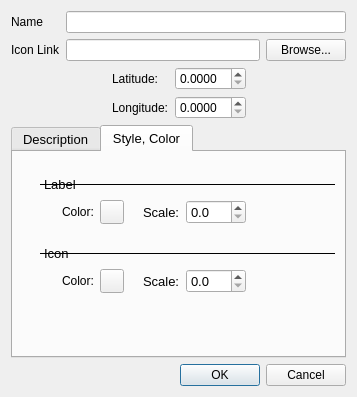
<?xml version="1.0" encoding="UTF-8"?>
<ui version="4.0">
 <class>UiEditTextAnnotationDialog</class>
 <widget class="QDialog" name="UiEditTextAnnotationDialog">
  <property name="geometry">
   <rect>
    <x>0</x>
    <y>0</y>
    <width>357</width>
    <height>397</height>
   </rect>
  </property>
  <property name="windowTitle">
   <string>Dialog</string>
  </property>
  <layout class="QVBoxLayout" name="verticalLayout_5">
   <item>
    <layout class="QGridLayout" name="gridLayout">
     <item row="0" column="0">
      <widget class="QLabel" name="name_lbl">
       <property name="text">
        <string>Name</string>
       </property>
       <property name="buddy">
        <cstring>m_name</cstring>
       </property>
      </widget>
     </item>
     <item row="0" column="1" colspan="2">
      <widget class="QLineEdit" name="m_name"/>
     </item>
     <item row="1" column="0">
      <widget class="QLabel" name="link_lbl">
       <property name="text">
        <string>Icon Link</string>
       </property>
      </widget>
     </item>
     <item row="1" column="1">
      <widget class="QLineEdit" name="m_link"/>
     </item>
     <item row="1" column="2">
      <widget class="QPushButton" name="m_browseButton">
       <property name="text">
        <string>Browse...</string>
       </property>
      </widget>
     </item>
    </layout>
   </item>
   <item>
    <layout class="QHBoxLayout" name="horizontalLayout_7">
     <item>
      <layout class="QVBoxLayout" name="verticalLayout_2">
       <item>
        <spacer name="horizontalSpacer_8">
         <property name="orientation">
          <enum>Qt::Horizontal</enum>
         </property>
         <property name="sizeHint" stdset="0">
          <size>
           <width>88</width>
           <height>20</height>
          </size>
         </property>
        </spacer>
       </item>
       <item>
        <spacer name="horizontalSpacer_9">
         <property name="orientation">
          <enum>Qt::Horizontal</enum>
         </property>
         <property name="sizeHint" stdset="0">
          <size>
           <width>88</width>
           <height>20</height>
          </size>
         </property>
        </spacer>
       </item>
      </layout>
     </item>
     <item>
      <layout class="QGridLayout" name="gridLayout_2">
       <item row="0" column="0">
        <widget class="QLabel" name="label1">
         <property name="text">
          <string>Latitude:</string>
         </property>
        </widget>
       </item>
       <item row="0" column="1">
        <widget class="QDoubleSpinBox" name="m_latitude">
         <property name="decimals">
          <number>4</number>
         </property>
        </widget>
       </item>
       <item row="1" column="0">
        <widget class="QLabel" name="label2">
         <property name="text">
          <string>Longitude:</string>
         </property>
        </widget>
       </item>
       <item row="1" column="1">
        <widget class="QDoubleSpinBox" name="m_longitude">
         <property name="decimals">
          <number>4</number>
         </property>
        </widget>
       </item>
      </layout>
     </item>
     <item>
      <layout class="QVBoxLayout" name="verticalLayout">
       <item>
        <spacer name="horizontalSpacer_11">
         <property name="orientation">
          <enum>Qt::Horizontal</enum>
         </property>
         <property name="sizeHint" stdset="0">
          <size>
           <width>88</width>
           <height>20</height>
          </size>
         </property>
        </spacer>
       </item>
       <item>
        <spacer name="horizontalSpacer_10">
         <property name="orientation">
          <enum>Qt::Horizontal</enum>
         </property>
         <property name="sizeHint" stdset="0">
          <size>
           <width>88</width>
           <height>20</height>
          </size>
         </property>
        </spacer>
       </item>
      </layout>
     </item>
    </layout>
   </item>
   <item>
    <widget class="QTabWidget" name="tabWidget">
     <property name="font">
      <font>
       <pointsize>10</pointsize>
      </font>
     </property>
     <property name="currentIndex">
      <number>1</number>
     </property>
     <widget class="QWidget" name="m_descriptionTab">
      <attribute name="title">
       <string>Description</string>
      </attribute>
      <layout class="QVBoxLayout" name="verticalLayout_4">
       <item>
        <widget class="QTextEdit" name="m_description"/>
       </item>
      </layout>
     </widget>
     <widget class="QWidget" name="style_color_tab">
      <attribute name="title">
       <string>Style, Color</string>
      </attribute>
      <layout class="QVBoxLayout" name="verticalLayout_3">
       <item>
        <spacer name="verticalSpacer">
         <property name="orientation">
          <enum>Qt::Vertical</enum>
         </property>
         <property name="sizeType">
          <enum>QSizePolicy::Fixed</enum>
         </property>
         <property name="sizeHint" stdset="0">
          <size>
           <width>308</width>
           <height>13</height>
          </size>
         </property>
        </spacer>
       </item>
       <item>
        <layout class="QHBoxLayout" name="horizontalLayout">
         <item>
          <spacer name="horizontalSpacer">
           <property name="orientation">
            <enum>Qt::Horizontal</enum>
           </property>
           <property name="sizeType">
            <enum>QSizePolicy::Fixed</enum>
           </property>
           <property name="sizeHint" stdset="0">
            <size>
             <width>18</width>
             <height>20</height>
            </size>
           </property>
          </spacer>
         </item>
         <item>
          <widget class="QLabel" name="label_3">
           <property name="frameShape">
            <enum>QFrame::HLine</enum>
           </property>
           <property name="text">
            <string>Label</string>
           </property>
          </widget>
         </item>
        </layout>
       </item>
       <item>
        <layout class="QHBoxLayout" name="horizontalLayout_4">
         <item>
          <spacer name="horizontalSpacer_2">
           <property name="orientation">
            <enum>Qt::Horizontal</enum>
           </property>
           <property name="sizeType">
            <enum>QSizePolicy::Fixed</enum>
           </property>
           <property name="sizeHint" stdset="0">
            <size>
             <width>40</width>
             <height>20</height>
            </size>
           </property>
          </spacer>
         </item>
         <item>
          <layout class="QHBoxLayout" name="horizontalLayout_2">
           <item>
            <widget class="QLabel" name="label_4">
             <property name="font">
              <font>
               <pointsize>9</pointsize>
              </font>
             </property>
             <property name="text">
              <string>Color:</string>
             </property>
            </widget>
           </item>
           <item>
            <widget class="QPushButton" name="m_labelButton">
             <property name="sizePolicy">
              <sizepolicy hsizetype="Minimum" vsizetype="Fixed">
               <horstretch>0</horstretch>
               <verstretch>0</verstretch>
              </sizepolicy>
             </property>
             <property name="maximumSize">
              <size>
               <width>24</width>
               <height>24</height>
              </size>
             </property>
             <property name="text">
              <string/>
             </property>
             <property name="iconSize">
              <size>
               <width>12</width>
               <height>12</height>
              </size>
             </property>
            </widget>
           </item>
          </layout>
         </item>
         <item>
          <spacer name="horizontalSpacer_3">
           <property name="orientation">
            <enum>Qt::Horizontal</enum>
           </property>
           <property name="sizeType">
            <enum>QSizePolicy::Fixed</enum>
           </property>
           <property name="sizeHint" stdset="0">
            <size>
             <width>13</width>
             <height>20</height>
            </size>
           </property>
          </spacer>
         </item>
         <item>
          <layout class="QHBoxLayout" name="horizontalLayout_3">
           <item>
            <widget class="QLabel" name="label_5">
             <property name="text">
              <string>Scale:</string>
             </property>
            </widget>
           </item>
           <item>
            <widget class="QDoubleSpinBox" name="m_labelScale">
             <property name="decimals">
              <number>1</number>
             </property>
            </widget>
           </item>
          </layout>
         </item>
         <item>
          <spacer name="horizontalSpacer_4">
           <property name="orientation">
            <enum>Qt::Horizontal</enum>
           </property>
           <property name="sizeHint" stdset="0">
            <size>
             <width>78</width>
             <height>17</height>
            </size>
           </property>
          </spacer>
         </item>
        </layout>
       </item>
       <item>
        <spacer name="verticalSpacer_2">
         <property name="orientation">
          <enum>Qt::Vertical</enum>
         </property>
         <property name="sizeType">
          <enum>QSizePolicy::Fixed</enum>
         </property>
         <property name="sizeHint" stdset="0">
          <size>
           <width>308</width>
           <height>13</height>
          </size>
         </property>
        </spacer>
       </item>
       <item>
        <layout class="QHBoxLayout" name="horizontalLayout_5">
         <item>
          <spacer name="horizontalSpacer_5">
           <property name="orientation">
            <enum>Qt::Horizontal</enum>
           </property>
           <property name="sizeType">
            <enum>QSizePolicy::Fixed</enum>
           </property>
           <property name="sizeHint" stdset="0">
            <size>
             <width>18</width>
             <height>20</height>
            </size>
           </property>
          </spacer>
         </item>
         <item>
          <widget class="QLabel" name="label_6">
           <property name="frameShape">
            <enum>QFrame::HLine</enum>
           </property>
           <property name="text">
            <string>Icon</string>
           </property>
          </widget>
         </item>
        </layout>
       </item>
       <item>
        <layout class="QHBoxLayout" name="horizontalLayout_10">
         <item>
          <spacer name="horizontalSpacer_13">
           <property name="orientation">
            <enum>Qt::Horizontal</enum>
           </property>
           <property name="sizeType">
            <enum>QSizePolicy::Fixed</enum>
           </property>
           <property name="sizeHint" stdset="0">
            <size>
             <width>40</width>
             <height>20</height>
            </size>
           </property>
          </spacer>
         </item>
         <item>
          <layout class="QHBoxLayout" name="horizontalLayout_11">
           <item>
            <widget class="QLabel" name="label_9">
             <property name="font">
              <font>
               <pointsize>9</pointsize>
              </font>
             </property>
             <property name="text">
              <string>Color:</string>
             </property>
            </widget>
           </item>
           <item>
            <widget class="QPushButton" name="m_iconButton">
             <property name="sizePolicy">
              <sizepolicy hsizetype="Minimum" vsizetype="Fixed">
               <horstretch>0</horstretch>
               <verstretch>0</verstretch>
              </sizepolicy>
             </property>
             <property name="maximumSize">
              <size>
               <width>24</width>
               <height>24</height>
              </size>
             </property>
             <property name="text">
              <string/>
             </property>
             <property name="iconSize">
              <size>
               <width>12</width>
               <height>12</height>
              </size>
             </property>
            </widget>
           </item>
          </layout>
         </item>
         <item>
          <spacer name="horizontalSpacer_14">
           <property name="orientation">
            <enum>Qt::Horizontal</enum>
           </property>
           <property name="sizeType">
            <enum>QSizePolicy::Fixed</enum>
           </property>
           <property name="sizeHint" stdset="0">
            <size>
             <width>13</width>
             <height>20</height>
            </size>
           </property>
          </spacer>
         </item>
         <item>
          <layout class="QHBoxLayout" name="horizontalLayout_12">
           <item>
            <widget class="QLabel" name="label_10">
             <property name="text">
              <string>Scale:</string>
             </property>
            </widget>
           </item>
           <item>
            <widget class="QDoubleSpinBox" name="m_iconScale">
             <property name="decimals">
              <number>1</number>
             </property>
            </widget>
           </item>
          </layout>
         </item>
         <item>
          <spacer name="horizontalSpacer_15">
           <property name="orientation">
            <enum>Qt::Horizontal</enum>
           </property>
           <property name="sizeHint" stdset="0">
            <size>
             <width>78</width>
             <height>17</height>
            </size>
           </property>
          </spacer>
         </item>
        </layout>
       </item>
       <item>
        <spacer name="verticalSpacer_3">
         <property name="orientation">
          <enum>Qt::Vertical</enum>
         </property>
         <property name="sizeHint" stdset="0">
          <size>
           <width>298</width>
           <height>44</height>
          </size>
         </property>
        </spacer>
       </item>
      </layout>
     </widget>
    </widget>
   </item>
   <item>
    <widget class="QDialogButtonBox" name="buttonBox">
     <property name="orientation">
      <enum>Qt::Horizontal</enum>
     </property>
     <property name="standardButtons">
      <set>QDialogButtonBox::Cancel|QDialogButtonBox::Ok</set>
     </property>
    </widget>
   </item>
  </layout>
 </widget>
 <resources/>
 <connections>
  <connection>
   <sender>buttonBox</sender>
   <signal>accepted()</signal>
   <receiver>UiEditTextAnnotationDialog</receiver>
   <slot>accept()</slot>
   <hints>
    <hint type="sourcelabel">
     <x>240</x>
     <y>268</y>
    </hint>
    <hint type="destinationlabel">
     <x>157</x>
     <y>253</y>
    </hint>
   </hints>
  </connection>
  <connection>
   <sender>buttonBox</sender>
   <signal>rejected()</signal>
   <receiver>UiEditTextAnnotationDialog</receiver>
   <slot>reject()</slot>
   <hints>
    <hint type="sourcelabel">
     <x>240</x>
     <y>268</y>
    </hint>
    <hint type="destinationlabel">
     <x>244</x>
     <y>253</y>
    </hint>
   </hints>
  </connection>
 </connections>
</ui>
